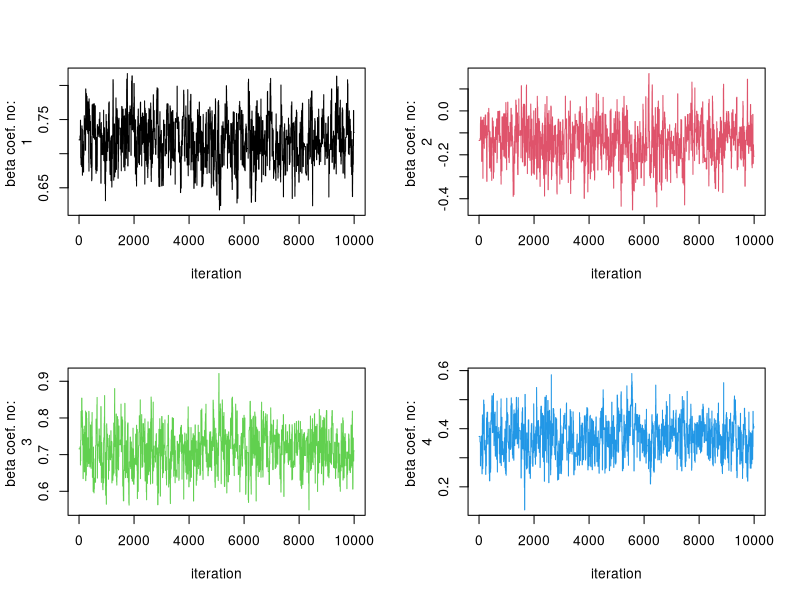
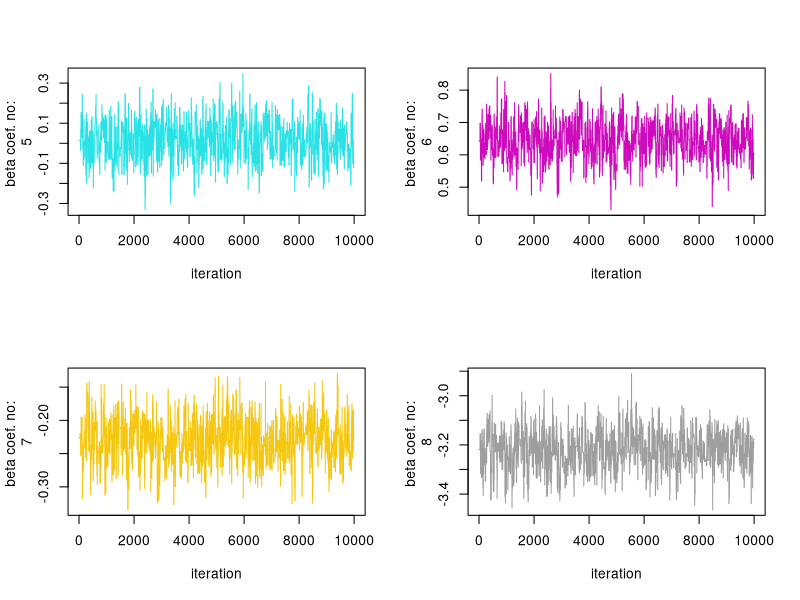
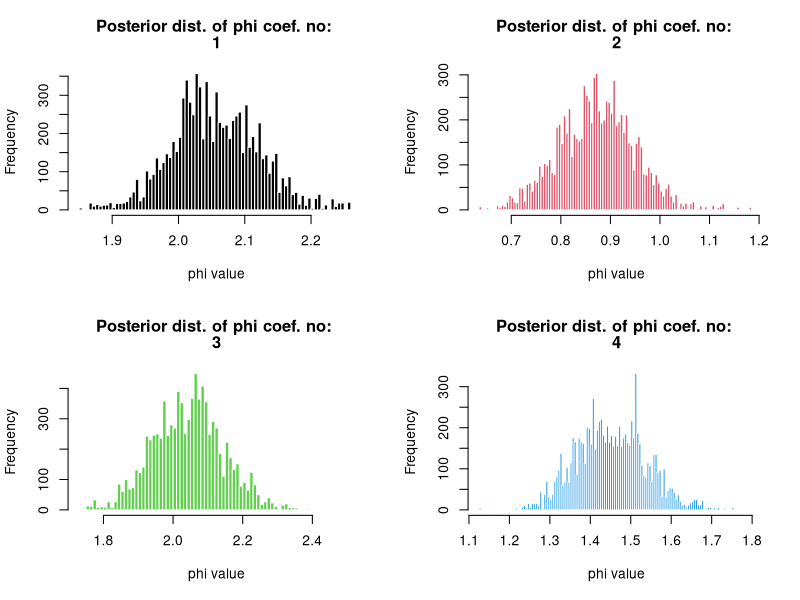
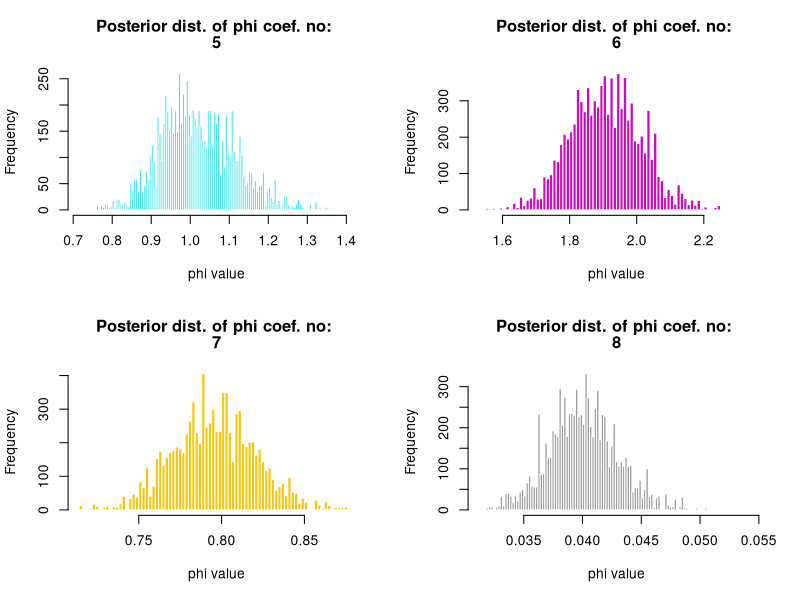

Write R code to recreate these figures, in order.
library(stats)
library(mvtnorm)
library(coda)
ebaydata <- read.table("eBayNumberOfBidderData.dat", header = TRUE)
head(ebaydata)
ebaydata <- ebaydata[,-2]
glmresult <- glm(nBids ~.-1 ,  family = "poisson", ebaydata)
summary(glmresult)

#It looks like VerifyID, Sealed, MajBlem, LogBook and MinBidShare
#are significant predictors in this model.

str(glmresult)
paste("The maximum liklihood estimator of beta coefficients:")
glmresult$coefficients
LogPostPoisson <- function(betaVect,y,X){
  X <- as.matrix(X)
  nPara <- length(betaVect)
  linPred <- X%*% betaVect
  Loglik <- sum( y * linPred  - exp(linPred))
  Logprior <- dmvnorm(t(betaVect), rep(0,8), 
                      sigma = 100 * solve( t(X)%*%X ), log=TRUE)
  return(Loglik + Logprior)
}

initVal <- rep(0,8)
OptimResults<-optim(initVal,LogPostPoisson,gr=NULL,
                    y = ebaydata$nBids,X = ebaydata[,-1],method=c("BFGS"),
                    control=list(fnscale=-1),hessian=TRUE)
Jay <- -OptimResults$hessian
betatilde <- OptimResults$par
posteriordraw <- rmvnorm(1, mean = betatilde, sigma = solve(Jay))

#Metropolis-Hastings Algorithm for any logpostfunc
outerfunc <- function(propdensity,c,innerfunc,...){
  nIter <-10000
  startmeanvector <- as.vector(propdensity[[1]])
  sigma <- as.matrix(propdensity[[2]])
  draws <- matrix(0,nrow = nIter,ncol = length(startmeanvector))
  draws[1,] <- startmeanvector
  for(i in 2:nIter){
    proposaldraw <- rmvnorm(1, mean = draws[i-1,],sigma = sigma)
    unifdraw <- runif(1)
    alpha <- min(1,exp(innerfunc(t(proposaldraw),...) - innerfunc(draws[i-1,],...)))
    if(unifdraw < alpha){
      draws[i,] <- proposaldraw
    }else{
      draws[i,] <- draws[i-1,]
    }
  }
  
  return(draws)
}

prior <- list(betatilde, solve(Jay)) 
c <- 2.4/sqrt(8)

mhresult <- outerfunc(prior,c,LogPostPoisson,
                      y = ebaydata$nBids , X = ebaydata[,-1])

par(mfrow = c(2,2))
for(i in 1:dim(mhresult)[2]){
  plot(mhresult[,i],type="l",col=i,
       ylab = c("beta coef. no: ",i),xlab = "iteration")
}
effsizes <- effectiveSize(as.mcmc(mhresult))

burnins <- mhresult[1:1000,]
withoutburnins <- mhresult[1001:dim(mhresult)[1],]
phis <- exp(withoutburnins)
for(i in 1:dim(mhresult)[2]){
  hist(phis[,i], breaks = 100,col=i, main = c("Posterior dist. of phi coef. no: ",i),
       xlab = "phi value",border = "white")
}

newX <- c(1, 1, 1, 0, 0, 0, 1, 0.5)

predictresult <- withoutburnins %*% newX
predictpoissonpar <- exp(predictresult)
predictprob <- ppois(0.5,lambda = predictpoissonpar)
finalres <- mean(predictprob)
finalres
